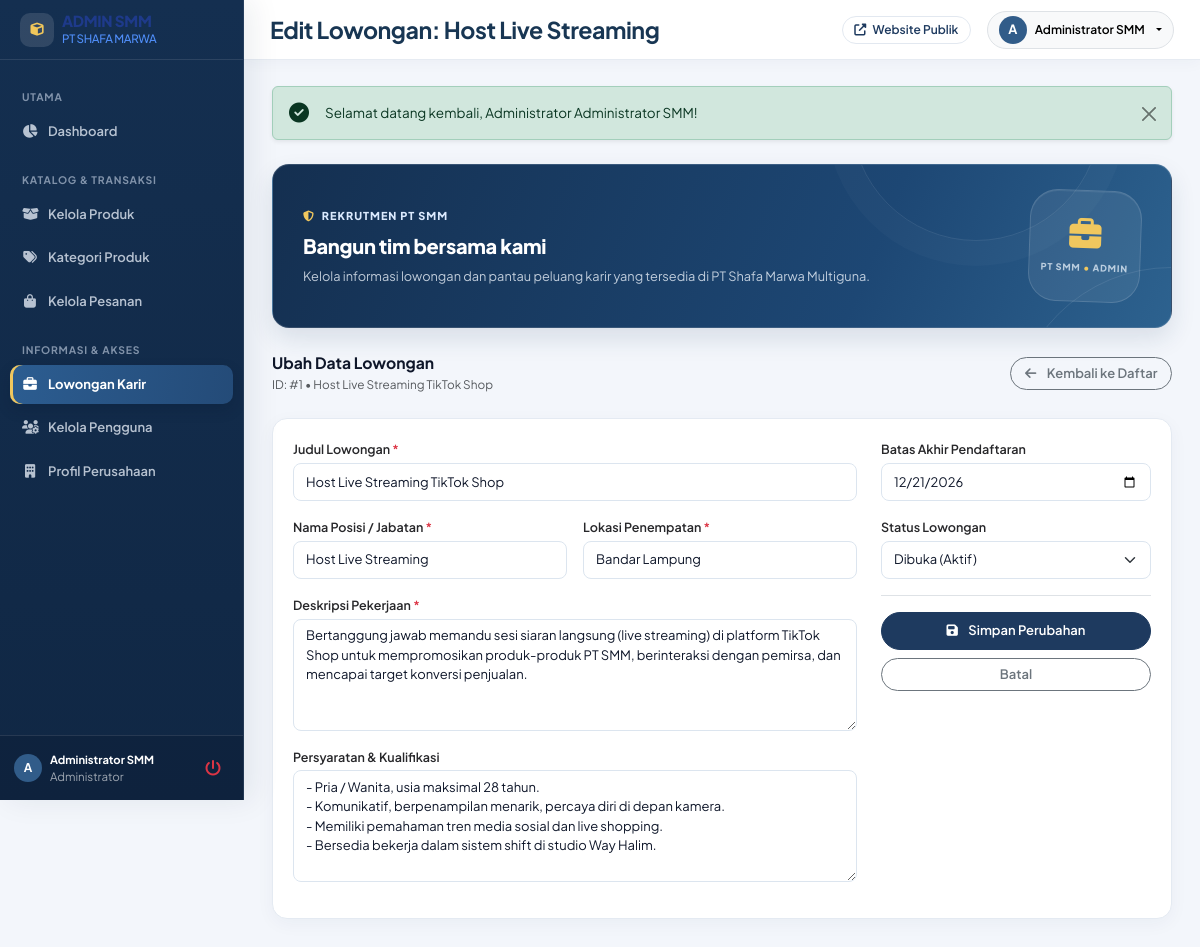
Screenshot of /frontend/admin/lowongan/edit.php?id=1 (signed in) with the database file from the repository.
### tables this page shows
CREATE TABLE lowongan (
    id_lowongan BIGINT UNSIGNED AUTO_INCREMENT PRIMARY KEY,
    judul_lowongan VARCHAR(150) NOT NULL,
    posisi VARCHAR(100) NOT NULL,
    deskripsi TEXT NOT NULL,
    kualifikasi TEXT DEFAULT NULL,
    lokasi VARCHAR(150) DEFAULT NULL,
    batas_lamaran DATE DEFAULT NULL,
    status_lowongan ENUM('Dibuka', 'Ditutup') NOT NULL DEFAULT 'Dibuka',
    dibuat_pada TIMESTAMP NOT NULL DEFAULT CURRENT_TIMESTAMP,
    diperbarui_pada TIMESTAMP NOT NULL DEFAULT CURRENT_TIMESTAMP
        ON UPDATE CURRENT_TIMESTAMP,
    INDEX idx_lowongan_status (status_lowongan)
);

### backend/helpers/helper.php (called while the page is built, shortened)
<?php
if (!function_exists('base_url')) {
    function base_url($path = '')
    {
        $base = defined('BASE_URL') ? BASE_URL : '/pt-smm/';
        return rtrim($base, '/') . '/' . ltrim($path, '/');
    }
}
if (!function_exists('asset_url')) {
    function asset_url($path = '')
    {
        return base_url('assets/' . ltrim($path, '/'));
    }
}
if (!function_exists('e')) {
    function e($str)
    {
        return htmlspecialchars((string)$str, ENT_QUOTES, 'UTF-8');
    }
}
if (!function_exists('get_flash')) {
    function get_flash()
    {
        $flash = $_SESSION['flash'];
        return $flash;
    }
}

### frontend/admin/lowongan/edit.php (the view, shortened to what this page needs)
<?php
require_once __DIR__ . '/../../../config/app.php';
$id_lowongan = (int)($_GET['id'] ?? 0);
$lowongan = null;
try {
    $stmt = $pdo->prepare("SELECT * FROM lowongan WHERE id_lowongan = ? LIMIT 1");
    $stmt->execute([$id_lowongan]);
    $lowongan = $stmt->fetch();
} catch (PDOException $e) {}
$page_title = 'Edit Lowongan: ' . $lowongan['posisi'];
$admin_page = 'lowongan';
require_once __DIR__ . '/../../includes/admin-header.php';
?>
<div class="d-flex justify-content-between align-items-center mb-4">
    <div>
        <h4 class="fw-bold text-navy mb-0">Ubah Data Lowongan</h4>
        <small class="text-muted">ID: #<?= $lowongan['id_lowongan'] ?> &bull; <?= e($lowongan['judul_lowongan']) ?></small>
    </div>
    <a href="<?= base_url('frontend/admin/lowongan/index.php') ?>" class="btn btn-outline-secondary">
        <i class="fas fa-arrow-left me-1"></i> Kembali ke Daftar
    </a>
</div>
<div class="admin-card">
    <div class="admin-card-body">
        <form action="<?= base_url('backend/admin/proses-lowongan.php') ?>" method="POST">
            <div class="row g-4">
                <div class="col-md-8">
                    <div class="mb-3">
                        <label class="form-label">Judul Lowongan <span class="text-danger">*</span></label>
                        <input type="text" name="judul_lowongan" class="form-control" value="<?= e($lowongan['judul_lowongan']) ?>" required autofocus>
                    </div>
                    <div class="row g-3 mb-3">
                        <div class="col-md-6">
                            <label class="form-label">Nama Posisi / Jabatan <span class="text-danger">*</span></label>
                            <input type="text" name="posisi" class="form-control" value="<?= e($lowongan['posisi']) ?>" required>
                        </div>
                        <div class="col-md-6">
                            <label class="form-label">Lokasi Penempatan <span class="text-danger">*</span></label>
                            <input type="text" name="lokasi" class="form-control" value="<?= e($lowongan['lokasi']) ?>" required>
                        </div>
                    </div>
                    <div class="mb-3">
                        <label class="form-label">Deskripsi Pekerjaan <span class="text-danger">*</span></label>
                        <textarea name="deskripsi" class="form-control" rows="5" required><?= e($lowongan['deskripsi']) ?></textarea>
                    </div>
                    <div class="mb-3">
                        <label class="form-label">Persyaratan & Kualifikasi</label>
                        <textarea name="kualifikasi" class="form-control" rows="5"><?= e($lowongan['kualifikasi']) ?></textarea>
                    </div>
                </div>
                <div class="col-md-4">
                    <div class="mb-3">
                        <label class="form-label">Batas Akhir Pendaftaran</label>
                        <input type="date" name="batas_lamaran" class="form-control" value="<?= e($lowongan['batas_lamaran']) ?>">
                    </div>
                    <div class="mb-3">
                        <label class="form-label">Status Lowongan</label>
                        <select name="status_lowongan" class="form-select">
                            <option value="Dibuka" <?= ($lowongan['status_lowongan'] === 'Dibuka') ? 'selected' : '' ?>>Dibuka (Aktif)</option>
                        </select>
                    </div>
                    <div class="pt-3 border-top">
                        <button type="submit" class="btn btn-secondary-custom w-100 py-2 mb-2">
                            <i class="fas fa-save me-1"></i> Simpan Perubahan
                        </button>
                        <a href="<?= base_url('frontend/admin/lowongan/index.php') ?>" class="btn btn-outline-secondary w-100">
                            Batal
                        </a>
                    </div>
                </div>
            </div>
        </form>
    </div>
</div>
<?php require_once __DIR__ . '/../../includes/admin-footer.php'; ?>

### frontend/includes/admin-header.php (shortened to what this page needs)
<?php
$admin_name = $_SESSION['nama_lengkap'] ?? 'Administrator';
$flash = get_flash();
$admin_hero_context = [
    'produk' => ['label' => 'MANAJEMEN KATALOG', 'title' => 'Kelola katalog produk', 'copy' => 'Atur informasi, harga, stok, dan produk unggulan agar katalog PT SMM selalu siap ditampilkan.', 'icon' => 'fa-box-open'],
    'kategori' => ['label' => 'KATEGORI PRODUK', 'title' => 'Susun katalog lebih teratur', 'copy' => 'Kelola kategori untuk membantu pelanggan menemukan produk dari setiap lini usaha.', 'icon' => 'fa-tags'],
    'pesanan' => ['label' => 'PUSAT TRANSAKSI', 'title' => 'Pantau pesanan pelanggan', 'copy' => 'Kelola pembayaran, konfirmasi, pemrosesan, dan pengiriman pesanan dari satu tempat.', 'icon' => 'fa-receipt'],
    'lowongan' => ['label' => 'REKRUTMEN PT SMM', 'title' => 'Bangun tim bersama kami', 'copy' => 'Kelola informasi lowongan dan pantau peluang karir yang tersedia di PT Shafa Marwa Multiguna.', 'icon' => 'fa-briefcase'],
    'pengguna' => ['label' => 'AKSES PENGGUNA', 'title' => 'Kelola akun dan akses', 'copy' => 'Tinjau akun pengguna yang terdaftar dan jaga informasi akses sistem tetap tertata.', 'icon' => 'fa-users'],
    'pengaturan' => ['label' => 'IDENTITAS PERUSAHAAN', 'title' => 'Perbarui profil perusahaan', 'copy' => 'Jaga informasi profil, alamat, dan kontak resmi perusahaan tetap akurat di website.', 'icon' => 'fa-building'],
];
$admin_hero = $admin_hero_context[$admin_page ?? ''] ?? ['label' => 'ADMINISTRATOR PT SMM', 'title' => 'Kelola sistem perusahaan', 'copy' => 'Akses informasi dan kelola kebutuhan operasional website PT Shafa Marwa Multiguna.', 'icon' => 'fa-layer-group'];
?>
<!DOCTYPE html>
<html lang="id">
<head>
    <link href="https://cdn.jsdelivr.net/npm/bootstrap@5.3.3/dist/css/bootstrap.min.css" rel="stylesheet">
    <link rel="stylesheet" href="https://cdnjs.cloudflare.com/ajax/libs/font-awesome/6.5.1/css/all.min.css">
    <link rel="stylesheet" href="<?= asset_url('css/style.css') ?>?v=<?= filemtime(__DIR__ . '/../../assets/css/style.css') ?>">
    <link rel="stylesheet" href="<?= asset_url('css/admin.css') ?>?v=<?= filemtime(__DIR__ . '/../../assets/css/admin.css') ?>">
    <link rel="stylesheet" href="<?= asset_url('css/responsive.css') ?>">
</head>
<body class="admin-body">
<div class="admin-wrapper d-flex">
    <?php require_once __DIR__ . '/admin-sidebar.php'; ?>
    <div class="admin-main flex-grow-1">
        <header class="admin-topbar">
            <div class="d-flex align-items-center gap-3">
                <h1 class="admin-topbar-title"><?= e($page_title ?? 'Dashboard') ?></h1>
            </div>
            <div class="d-flex align-items-center gap-3">
                <a href="<?= base_url('index.php') ?>" target="_blank" class="btn btn-sm btn-outline-primary d-none d-sm-inline-flex" title="Lihat Website Frontend">
                    <i class="fas fa-external-link-alt"></i> Website Publik
                </a>
                <div class="dropdown">
                    <button class="btn btn-sm btn-light border dropdown-toggle d-flex align-items-center gap-2" type="button" data-bs-toggle="dropdown" aria-expanded="false">
                        <div class="admin-avatar" style="width: 28px; height: 28px; font-size: 0.8rem;">
                            <?= strtoupper(substr($admin_name, 0, 1)) ?>
                        </div>
                        <span class="d-none d-md-inline fw-semibold"><?= e($admin_name) ?></span>
                    </button>
                </div>
            </div>
        </header>
        <main class="admin-content-body">
            <?php if ($flash): ?>
                <?php
                $alert_class = 'alert-info';
                $alert_icon  = 'fa-info-circle';
                if ($flash['tipe'] === 'sukses' || $flash['tipe'] === 'success') {
                    $alert_class = 'alert-success';
                    $alert_icon  = 'fa-check-circle';
                } elseif ($flash['tipe'] === 'error' || $flash['tipe'] === 'danger') {
                    $alert_class = 'alert-danger';
                    $alert_icon  = 'fa-exclamation-triangle';
                } elseif ($flash['tipe'] === 'warning') {
                    $alert_class = 'alert-warning';
                    $alert_icon  = 'fa-exclamation-circle';
                }
                ?>
                <div class="alert <?= $alert_class ?> alert-dismissible fade show d-flex align-items-center shadow-sm mb-4" role="alert">
                    <i class="fas <?= $alert_icon ?> fs-5 me-3"></i>
                    <div><?= e($flash['pesan']) ?></div>
                    <button type="button" class="btn-close shadow-none" data-bs-dismiss="alert" aria-label="Close"></button>
                </div>
            <?php endif; ?>
            <?php if (($admin_page ?? '') !== 'dashboard'): ?>
                <section class="admin-page-hero mb-4" aria-label="Pengantar halaman <?= e($admin_hero['label']) ?>">
                    <div class="admin-page-hero-copy">
                        <span class="admin-welcome-kicker"><i class="fas fa-shield-alt"></i> <?= e($admin_hero['label']) ?></span>
                        <h2><?= e($admin_hero['title']) ?></h2>
                        <p><?= e($admin_hero['copy']) ?></p>
                    </div>
                    <div class="admin-page-hero-mark" aria-hidden="true">
                        <i class="fas <?= e($admin_hero['icon']) ?>"></i>
                        <span>PT SMM <b>•</b> ADMIN</span>
                    </div>
                </section>
            <?php endif; ?>

### assets/css/style.css (style rules this page uses)
:root { --primary: #1e3a5f; --primary-hover: #1e3a8a; --secondary: #0f172a; --secondary-hover: #1e293b; --accent: #3b82f6; --accent-soft: #eff6ff; --bg-body: #ffffff; --bg-card: #ffffff; --bg-subtle: #f0f4ff; --text-main: #0f172a; --text-muted: #64748b; --text-light: #94a3b8; --border-color: #e2e8f0; --border-focus: #1e3a5f; --shadow-sm: 0 1px 3px rgba(0, 0, 0, 0.04); --shadow-md: 0 4px 14px rgba(0, 0, 0, 0.05); --shadow-lg: 0 10px 30px rgba(0, 0, 0, 0.06); --shadow-hover: 0 12px 30px rgba(30, 58, 95, 0.15); --radius-sm: 8px; --radius-md: 14px; --radius-lg: 24px; --radius-full: 9999px; --transition: all 0.25s cubic-bezier(0.16, 1, 0.3, 1); }
html { scroll-behavior: smooth; }
* { margin: 0; padding: 0; box-sizing: border-box; }
body { font-family: 'Plus Jakarta Sans', -apple-system, BlinkMacSystemFont, "Segoe UI", Roboto, sans-serif; font-size: 13.5px; line-height: 1.55; color: var(--text-main); background-color: var(--bg-body); -webkit-font-smoothing: antialiased; }
h1, .h1 { font-size: 1.65rem; letter-spacing: -0.025em; line-height: 1.25; }
h2, .h2 { font-size: 1.35rem; letter-spacing: -0.02em; line-height: 1.3; }
h4, .h4 { font-size: 0.98rem; font-weight: 700; line-height: 1.4; }
a { color: var(--primary); text-decoration: none; transition: var(--transition); }
.text-navy { color: var(--text-main) !important; }
.btn { font-weight: 600; font-size: 0.8125rem; padding: 0.42rem 1.05rem; border-radius: var(--radius-full); transition: var(--transition); display: inline-flex; align-items: center; justify-content: center; gap: 0.4rem; }
.btn-sm { font-size: 0.75rem !important; padding: 0.25rem 0.7rem !important; }
.btn-outline-primary { color: var(--primary); border-color: var(--border-color); background-color: #ffffff; }
.btn-secondary-custom { background-color: var(--primary); border-color: var(--primary); color: #FFFFFF; }
.form-label { font-weight: 600; font-size: 0.785rem; color: var(--text-main); margin-bottom: 4px; }
.form-control, .form-select { border: 1px solid var(--border-color); border-radius: var(--radius-sm); padding: 0.42rem 0.8rem; font-size: 0.8125rem; color: var(--text-main); background-color: #FFFFFF; transition: var(--transition); min-height: 35px; }

### rows the page displays
lowongan: posisi "Edit Lowongan: Host Live Streaming", id_lowongan "1", judul_lowongan "Host Live Streaming TikTok Shop", posisi "Host Live Streaming", lokasi "Bandar Lampung", deskripsi "Bertanggung jawab memandu sesi siaran langsung (live streaming) di platform TikTok Shop untuk mempromosikan produk-produk PT SMM, berinteraksi dengan pemirsa, dan mencapai target konversi penjualan.", kualifikasi "- Pria / Wanita, usia maksimal 28 tahun. - Komunikatif, berpenampilan menarik, percaya diri di depan kamera. - Memiliki pemahaman tren media sosial dan live shopping. - Bersedia bekerja dalam sistem shift di studio Way Halim.", batas_lamaran "12/21/2026", status_lowongan "Dibuka (Aktif)"

### other values shown
substr($admin_name ?? 'A', 0, 1) "A"
$admin_name "Administrator SMM"
substr($admin_name, 0, 1) "A"
$flash['pesan'] "Selamat datang kembali, Administrator Administrator SMM!"
$admin_hero['label'] "REKRUTMEN PT SMM"
$admin_hero['title'] "Bangun tim bersama kami"
$admin_hero['copy'] "Kelola informasi lowongan dan pantau peluang karir yang tersedia di PT Shafa Marwa Multiguna."
